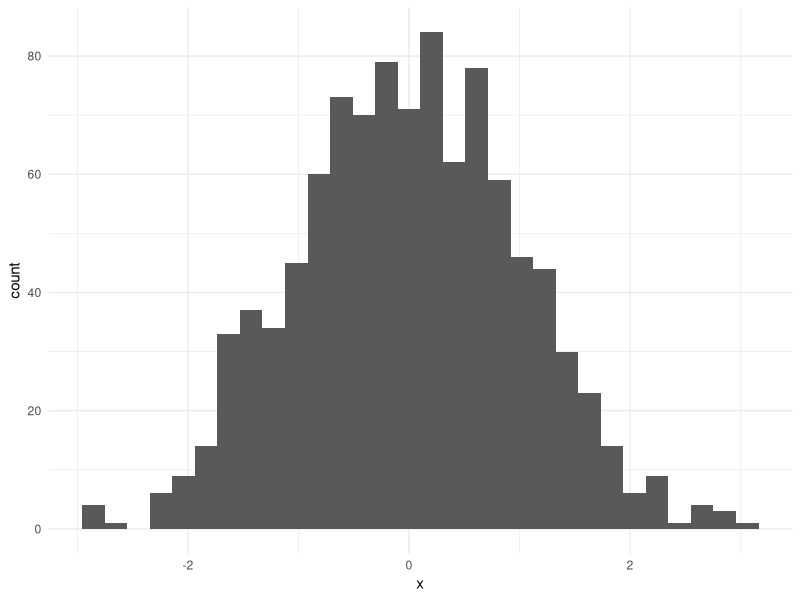

Generate this figure with R:
## ---- chunk 1
#| label: fig-r-example
#| fig-cap: "A histogram of random normal data"
#| out-width: 100%
library(ggplot2)
data.frame(x = rnorm(1000)) |>
  ggplot(aes(x)) +
  geom_histogram() +
  theme_minimal()
